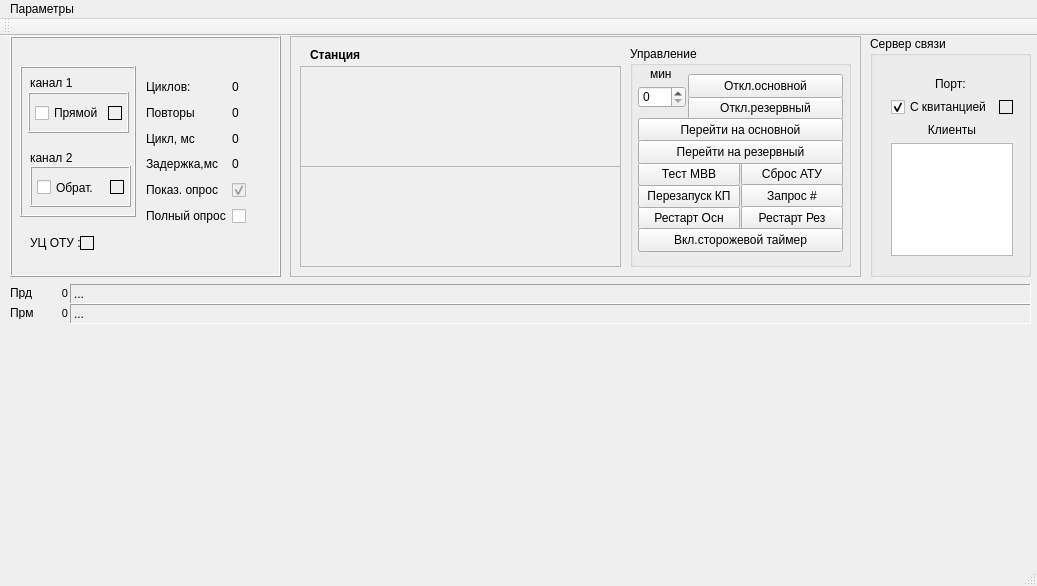
<?xml version="1.0" encoding="UTF-8"?>
<ui version="4.0">
 <class>MainWindow</class>
 <widget class="QMainWindow" name="MainWindow">
  <property name="geometry">
   <rect>
    <x>0</x>
    <y>0</y>
    <width>1037</width>
    <height>586</height>
   </rect>
  </property>
  <property name="sizePolicy">
   <sizepolicy hsizetype="Preferred" vsizetype="Preferred">
    <horstretch>0</horstretch>
    <verstretch>0</verstretch>
   </sizepolicy>
  </property>
  <property name="minimumSize">
   <size>
    <width>1037</width>
    <height>586</height>
   </size>
  </property>
  <property name="maximumSize">
   <size>
    <width>1037</width>
    <height>586</height>
   </size>
  </property>
  <property name="windowTitle">
   <string>ДЦ &quot;ЮГ&quot; на базе КП КРУГ. Станция связи</string>
  </property>
  <widget class="QWidget" name="centralWidget">
   <widget class="QFrame" name="frame">
    <property name="geometry">
     <rect>
      <x>10</x>
      <y>0</y>
      <width>271</width>
      <height>241</height>
     </rect>
    </property>
    <property name="frameShape">
     <enum>QFrame::Box</enum>
    </property>
    <property name="frameShadow">
     <enum>QFrame::Raised</enum>
    </property>
    <widget class="QFrame" name="frame_7">
     <property name="geometry">
      <rect>
       <x>10</x>
       <y>30</y>
       <width>116</width>
       <height>151</height>
      </rect>
     </property>
     <property name="frameShape">
      <enum>QFrame::Box</enum>
     </property>
     <property name="frameShadow">
      <enum>QFrame::Raised</enum>
     </property>
     <widget class="QLabel" name="label_4">
      <property name="geometry">
       <rect>
        <x>10</x>
        <y>84</y>
        <width>101</width>
        <height>16</height>
       </rect>
      </property>
      <property name="text">
       <string>канал 2</string>
      </property>
     </widget>
     <widget class="QLabel" name="label_3">
      <property name="geometry">
       <rect>
        <x>10</x>
        <y>9</y>
        <width>101</width>
        <height>16</height>
       </rect>
      </property>
      <property name="text">
       <string>канал 1</string>
      </property>
     </widget>
     <widget class="QFrame" name="frame_6">
      <property name="geometry">
       <rect>
        <x>10</x>
        <y>100</y>
        <width>101</width>
        <height>41</height>
       </rect>
      </property>
      <property name="frameShape">
       <enum>QFrame::Box</enum>
      </property>
      <property name="frameShadow">
       <enum>QFrame::Raised</enum>
      </property>
      <widget class="QLed" name="label_mainCOM4">
       <property name="geometry">
        <rect>
         <x>80</x>
         <y>14</y>
         <width>14</width>
         <height>14</height>
        </rect>
       </property>
       <property name="sizePolicy">
        <sizepolicy hsizetype="Fixed" vsizetype="Fixed">
         <horstretch>0</horstretch>
         <verstretch>0</verstretch>
        </sizepolicy>
       </property>
       <property name="frameShape">
        <enum>QFrame::Panel</enum>
       </property>
       <property name="text">
        <string/>
       </property>
      </widget>
      <widget class="QCheckBox" name="checkBox_Rsrv">
       <property name="geometry">
        <rect>
         <x>7</x>
         <y>13</y>
         <width>70</width>
         <height>17</height>
        </rect>
       </property>
       <property name="text">
        <string>Обрат.</string>
       </property>
      </widget>
     </widget>
     <widget class="QFrame" name="frame_5">
      <property name="geometry">
       <rect>
        <x>8</x>
        <y>26</y>
        <width>101</width>
        <height>41</height>
       </rect>
      </property>
      <property name="sizePolicy">
       <sizepolicy hsizetype="Fixed" vsizetype="Fixed">
        <horstretch>0</horstretch>
        <verstretch>0</verstretch>
       </sizepolicy>
      </property>
      <property name="frameShape">
       <enum>QFrame::Box</enum>
      </property>
      <property name="frameShadow">
       <enum>QFrame::Raised</enum>
      </property>
      <widget class="QLed" name="label_mainCOM3">
       <property name="geometry">
        <rect>
         <x>80</x>
         <y>14</y>
         <width>14</width>
         <height>14</height>
        </rect>
       </property>
       <property name="sizePolicy">
        <sizepolicy hsizetype="Fixed" vsizetype="Fixed">
         <horstretch>0</horstretch>
         <verstretch>0</verstretch>
        </sizepolicy>
       </property>
       <property name="frameShape">
        <enum>QFrame::Panel</enum>
       </property>
       <property name="text">
        <string/>
       </property>
      </widget>
      <widget class="QCheckBox" name="checkBox_Main">
       <property name="geometry">
        <rect>
         <x>7</x>
         <y>13</y>
         <width>70</width>
         <height>16</height>
        </rect>
       </property>
       <property name="text">
        <string>Прямой</string>
       </property>
      </widget>
     </widget>
    </widget>
    <widget class="QLabel" name="label_12">
     <property name="geometry">
      <rect>
       <x>20</x>
       <y>197</y>
       <width>51</width>
       <height>20</height>
      </rect>
     </property>
     <property name="text">
      <string>УЦ ОТУ :</string>
     </property>
    </widget>
    <widget class="QLed" name="label_OTU">
     <property name="geometry">
      <rect>
       <x>70</x>
       <y>200</y>
       <width>14</width>
       <height>14</height>
      </rect>
     </property>
     <property name="sizePolicy">
      <sizepolicy hsizetype="Fixed" vsizetype="Fixed">
       <horstretch>0</horstretch>
       <verstretch>0</verstretch>
      </sizepolicy>
     </property>
     <property name="frameShape">
      <enum>QFrame::Panel</enum>
     </property>
     <property name="text">
      <string/>
     </property>
    </widget>
    <widget class="QWidget" name="layoutWidget">
     <property name="geometry">
      <rect>
       <x>130</x>
       <y>30</y>
       <width>131</width>
       <height>171</height>
      </rect>
     </property>
     <layout class="QGridLayout" name="gridLayout_2">
      <property name="leftMargin">
       <number>6</number>
      </property>
      <item row="0" column="0">
       <widget class="QLabel" name="label">
        <property name="font">
         <font>
          <pointsize>9</pointsize>
         </font>
        </property>
        <property name="text">
         <string>Циклов:</string>
        </property>
       </widget>
      </item>
      <item row="0" column="1">
       <widget class="QLabel" name="label_cycles">
        <property name="font">
         <font>
          <pointsize>9</pointsize>
         </font>
        </property>
        <property name="text">
         <string>0</string>
        </property>
       </widget>
      </item>
      <item row="1" column="0">
       <widget class="QLabel" name="label_5">
        <property name="font">
         <font>
          <pointsize>9</pointsize>
         </font>
        </property>
        <property name="text">
         <string>Повторы</string>
        </property>
       </widget>
      </item>
      <item row="1" column="1">
       <widget class="QLabel" name="label_6">
        <property name="font">
         <font>
          <pointsize>9</pointsize>
         </font>
        </property>
        <property name="text">
         <string>0</string>
        </property>
       </widget>
      </item>
      <item row="2" column="0">
       <widget class="QLabel" name="label_7">
        <property name="font">
         <font>
          <pointsize>9</pointsize>
         </font>
        </property>
        <property name="text">
         <string>Цикл, мс</string>
        </property>
       </widget>
      </item>
      <item row="2" column="1">
       <widget class="QLabel" name="label_time">
        <property name="font">
         <font>
          <pointsize>9</pointsize>
         </font>
        </property>
        <property name="text">
         <string>0</string>
        </property>
       </widget>
      </item>
      <item row="3" column="0">
       <widget class="QLabel" name="label_9">
        <property name="font">
         <font>
          <pointsize>9</pointsize>
         </font>
        </property>
        <property name="text">
         <string>Задержка,мс</string>
        </property>
       </widget>
      </item>
      <item row="3" column="1">
       <widget class="QLabel" name="label_10">
        <property name="font">
         <font>
          <pointsize>9</pointsize>
         </font>
        </property>
        <property name="text">
         <string>0</string>
        </property>
       </widget>
      </item>
      <item row="4" column="0">
       <widget class="QLabel" name="label_11">
        <property name="font">
         <font>
          <pointsize>9</pointsize>
         </font>
        </property>
        <property name="text">
         <string>Показ. опрос</string>
        </property>
       </widget>
      </item>
      <item row="4" column="1">
       <widget class="QCheckBox" name="checkBox_3">
        <property name="enabled">
         <bool>false</bool>
        </property>
        <property name="sizePolicy">
         <sizepolicy hsizetype="Preferred" vsizetype="Preferred">
          <horstretch>0</horstretch>
          <verstretch>0</verstretch>
         </sizepolicy>
        </property>
        <property name="text">
         <string/>
        </property>
        <property name="checkable">
         <bool>true</bool>
        </property>
        <property name="checked">
         <bool>true</bool>
        </property>
       </widget>
      </item>
      <item row="5" column="0">
       <widget class="QLabel" name="label_13">
        <property name="font">
         <font>
          <pointsize>9</pointsize>
         </font>
        </property>
        <property name="text">
         <string>Полный опрос</string>
        </property>
       </widget>
      </item>
      <item row="5" column="1">
       <widget class="QCheckBox" name="checkBox_Full">
        <property name="enabled">
         <bool>true</bool>
        </property>
        <property name="sizePolicy">
         <sizepolicy hsizetype="Preferred" vsizetype="Preferred">
          <horstretch>0</horstretch>
          <verstretch>0</verstretch>
         </sizepolicy>
        </property>
        <property name="text">
         <string/>
        </property>
        <property name="checked">
         <bool>false</bool>
        </property>
       </widget>
      </item>
     </layout>
    </widget>
   </widget>
   <widget class="QLabel" name="label_Snd">
    <property name="geometry">
     <rect>
      <x>70</x>
      <y>248</y>
      <width>961</width>
      <height>20</height>
     </rect>
    </property>
    <property name="font">
     <font>
      <pointsize>9</pointsize>
     </font>
    </property>
    <property name="frameShape">
     <enum>QFrame::Panel</enum>
    </property>
    <property name="frameShadow">
     <enum>QFrame::Sunken</enum>
    </property>
    <property name="lineWidth">
     <number>1</number>
    </property>
    <property name="text">
     <string>...</string>
    </property>
   </widget>
   <widget class="QLabel" name="label_RCV">
    <property name="geometry">
     <rect>
      <x>70</x>
      <y>268</y>
      <width>961</width>
      <height>20</height>
     </rect>
    </property>
    <property name="font">
     <font>
      <pointsize>9</pointsize>
     </font>
    </property>
    <property name="frameShape">
     <enum>QFrame::Panel</enum>
    </property>
    <property name="frameShadow">
     <enum>QFrame::Sunken</enum>
    </property>
    <property name="lineWidth">
     <number>1</number>
    </property>
    <property name="text">
     <string>...</string>
    </property>
   </widget>
   <widget class="QLabel" name="label_48">
    <property name="geometry">
     <rect>
      <x>10</x>
      <y>250</y>
      <width>26</width>
      <height>13</height>
     </rect>
    </property>
    <property name="font">
     <font>
      <pointsize>9</pointsize>
     </font>
    </property>
    <property name="text">
     <string>Прд</string>
    </property>
   </widget>
   <widget class="QLabel" name="label_49">
    <property name="geometry">
     <rect>
      <x>10</x>
      <y>270</y>
      <width>26</width>
      <height>13</height>
     </rect>
    </property>
    <property name="font">
     <font>
      <pointsize>9</pointsize>
     </font>
    </property>
    <property name="text">
     <string>Прм</string>
    </property>
   </widget>
   <widget class="QLabel" name="label_cntsnd">
    <property name="geometry">
     <rect>
      <x>44</x>
      <y>251</y>
      <width>24</width>
      <height>13</height>
     </rect>
    </property>
    <property name="font">
     <font>
      <pointsize>8</pointsize>
     </font>
    </property>
    <property name="text">
     <string>0</string>
    </property>
    <property name="alignment">
     <set>Qt::AlignRight|Qt::AlignTrailing|Qt::AlignVCenter</set>
    </property>
   </widget>
   <widget class="QLabel" name="label_cntrcv">
    <property name="geometry">
     <rect>
      <x>44</x>
      <y>271</y>
      <width>24</width>
      <height>13</height>
     </rect>
    </property>
    <property name="font">
     <font>
      <pointsize>8</pointsize>
     </font>
    </property>
    <property name="text">
     <string>0</string>
    </property>
    <property name="alignment">
     <set>Qt::AlignRight|Qt::AlignTrailing|Qt::AlignVCenter</set>
    </property>
   </widget>
   <widget class="QWidget" name="layoutWidget_1">
    <property name="geometry">
     <rect>
      <x>10</x>
      <y>300</y>
      <width>1021</width>
      <height>221</height>
     </rect>
    </property>
    <layout class="QGridLayout" name="gridLayout_kp">
     <property name="leftMargin">
      <number>0</number>
     </property>
     <property name="topMargin">
      <number>0</number>
     </property>
     <property name="rightMargin">
      <number>0</number>
     </property>
     <property name="bottomMargin">
      <number>0</number>
     </property>
     <property name="horizontalSpacing">
      <number>3</number>
     </property>
     <property name="verticalSpacing">
      <number>4</number>
     </property>
    </layout>
   </widget>
   <widget class="QFrame" name="frame_8">
    <property name="geometry">
     <rect>
      <x>290</x>
      <y>0</y>
      <width>571</width>
      <height>241</height>
     </rect>
    </property>
    <property name="frameShape">
     <enum>QFrame::StyledPanel</enum>
    </property>
    <property name="frameShadow">
     <enum>QFrame::Raised</enum>
    </property>
    <widget class="FrameBM" name="frame_mainBM">
     <property name="geometry">
      <rect>
       <x>10</x>
       <y>30</y>
       <width>321</width>
       <height>101</height>
      </rect>
     </property>
     <property name="frameShape">
      <enum>QFrame::StyledPanel</enum>
     </property>
     <property name="frameShadow">
      <enum>QFrame::Raised</enum>
     </property>
    </widget>
    <widget class="FrameBM" name="frame_rsrvBM">
     <property name="geometry">
      <rect>
       <x>10</x>
       <y>130</y>
       <width>321</width>
       <height>101</height>
      </rect>
     </property>
     <property name="frameShape">
      <enum>QFrame::StyledPanel</enum>
     </property>
     <property name="frameShadow">
      <enum>QFrame::Raised</enum>
     </property>
    </widget>
    <widget class="QLabel" name="label_stName">
     <property name="geometry">
      <rect>
       <x>20</x>
       <y>10</y>
       <width>301</width>
       <height>17</height>
      </rect>
     </property>
     <property name="font">
      <font>
       <weight>75</weight>
       <bold>true</bold>
      </font>
     </property>
     <property name="text">
      <string>Станция</string>
     </property>
    </widget>
    <widget class="QGroupBox" name="groupBox">
     <property name="geometry">
      <rect>
       <x>340</x>
       <y>10</y>
       <width>221</width>
       <height>221</height>
      </rect>
     </property>
     <property name="title">
      <string>Управление</string>
     </property>
     <widget class="QSpinBox" name="spinBox">
      <property name="geometry">
       <rect>
        <x>8</x>
        <y>40</y>
        <width>48</width>
        <height>22</height>
       </rect>
      </property>
     </widget>
     <widget class="QPushButton" name="pushButtonResetMain">
      <property name="geometry">
       <rect>
        <x>8</x>
        <y>160</y>
        <width>102</width>
        <height>24</height>
       </rect>
      </property>
      <property name="text">
       <string>Рестарт Осн</string>
      </property>
     </widget>
     <widget class="QPushButton" name="pushButtonReset">
      <property name="geometry">
       <rect>
        <x>8</x>
        <y>138</y>
        <width>102</width>
        <height>24</height>
       </rect>
      </property>
      <property name="text">
       <string>Перезапуск КП</string>
      </property>
     </widget>
     <widget class="QPushButton" name="pushButtonTest">
      <property name="geometry">
       <rect>
        <x>8</x>
        <y>116</y>
        <width>102</width>
        <height>24</height>
       </rect>
      </property>
      <property name="text">
       <string>Тест МВВ</string>
      </property>
     </widget>
     <widget class="QPushButton" name="pushButtonATU">
      <property name="geometry">
       <rect>
        <x>111</x>
        <y>116</y>
        <width>102</width>
        <height>24</height>
       </rect>
      </property>
      <property name="text">
       <string>Сброс АТУ</string>
      </property>
     </widget>
     <widget class="QPushButton" name="pushButtonRsrvOff">
      <property name="geometry">
       <rect>
        <x>58</x>
        <y>50</y>
        <width>155</width>
        <height>24</height>
       </rect>
      </property>
      <property name="text">
       <string>Откл.резервный</string>
      </property>
     </widget>
     <widget class="QPushButton" name="pushButtonGetReconnect">
      <property name="geometry">
       <rect>
        <x>111</x>
        <y>138</y>
        <width>102</width>
        <height>24</height>
       </rect>
      </property>
      <property name="text">
       <string>Запрос #</string>
      </property>
     </widget>
     <widget class="QPushButton" name="pushButtonToMain">
      <property name="geometry">
       <rect>
        <x>8</x>
        <y>72</y>
        <width>205</width>
        <height>24</height>
       </rect>
      </property>
      <property name="text">
       <string>Перейти на основной</string>
      </property>
     </widget>
     <widget class="QPushButton" name="pushButtonMainOff">
      <property name="geometry">
       <rect>
        <x>58</x>
        <y>28</y>
        <width>155</width>
        <height>24</height>
       </rect>
      </property>
      <property name="text">
       <string>Откл.основной</string>
      </property>
     </widget>
     <widget class="QLabel" name="label_45">
      <property name="geometry">
       <rect>
        <x>20</x>
        <y>20</y>
        <width>31</width>
        <height>16</height>
       </rect>
      </property>
      <property name="text">
       <string>мин</string>
      </property>
     </widget>
     <widget class="QPushButton" name="pushButtonResetRsrv">
      <property name="geometry">
       <rect>
        <x>111</x>
        <y>160</y>
        <width>102</width>
        <height>24</height>
       </rect>
      </property>
      <property name="text">
       <string>Рестарт Рез</string>
      </property>
     </widget>
     <widget class="QPushButton" name="pushButtonToRsrv">
      <property name="geometry">
       <rect>
        <x>8</x>
        <y>94</y>
        <width>205</width>
        <height>24</height>
       </rect>
      </property>
      <property name="text">
       <string>Перейти на резервный</string>
      </property>
     </widget>
     <widget class="QPushButton" name="pushButtonWatchdog">
      <property name="geometry">
       <rect>
        <x>8</x>
        <y>182</y>
        <width>205</width>
        <height>24</height>
       </rect>
      </property>
      <property name="text">
       <string>Вкл.сторожевой таймер</string>
      </property>
     </widget>
    </widget>
   </widget>
   <widget class="QGroupBox" name="groupBox_2">
    <property name="geometry">
     <rect>
      <x>870</x>
      <y>0</y>
      <width>161</width>
      <height>241</height>
     </rect>
    </property>
    <property name="title">
     <string>Сервер связи</string>
    </property>
    <widget class="QWidget" name="layoutWidget_2">
     <property name="geometry">
      <rect>
       <x>10</x>
       <y>30</y>
       <width>144</width>
       <height>201</height>
      </rect>
     </property>
     <layout class="QVBoxLayout" name="verticalLayout">
      <item>
       <widget class="QLabel" name="label_port">
        <property name="text">
         <string>Порт: </string>
        </property>
        <property name="alignment">
         <set>Qt::AlignCenter</set>
        </property>
       </widget>
      </item>
      <item>
       <layout class="QHBoxLayout" name="horizontalLayout">
        <item>
         <widget class="QCheckBox" name="checkBox_ack">
          <property name="text">
           <string>С квитанцией</string>
          </property>
          <property name="checked">
           <bool>true</bool>
          </property>
         </widget>
        </item>
        <item>
         <widget class="QLed" name="label_ack">
          <property name="sizePolicy">
           <sizepolicy hsizetype="Minimum" vsizetype="Minimum">
            <horstretch>0</horstretch>
            <verstretch>0</verstretch>
           </sizepolicy>
          </property>
          <property name="minimumSize">
           <size>
            <width>14</width>
            <height>14</height>
           </size>
          </property>
          <property name="maximumSize">
           <size>
            <width>14</width>
            <height>14</height>
           </size>
          </property>
          <property name="frameShape">
           <enum>QFrame::Panel</enum>
          </property>
          <property name="text">
           <string/>
          </property>
         </widget>
        </item>
       </layout>
      </item>
      <item>
       <widget class="QLabel" name="label_8">
        <property name="text">
         <string>Клиенты</string>
        </property>
        <property name="alignment">
         <set>Qt::AlignCenter</set>
        </property>
       </widget>
      </item>
      <item>
       <widget class="QTableWidget" name="tableWidget">
        <property name="font">
         <font>
          <pointsize>8</pointsize>
         </font>
        </property>
       </widget>
      </item>
     </layout>
    </widget>
   </widget>
  </widget>
  <widget class="QMenuBar" name="menuBar">
   <property name="geometry">
    <rect>
     <x>0</x>
     <y>0</y>
     <width>1037</width>
     <height>20</height>
    </rect>
   </property>
   <widget class="QMenu" name="menu">
    <property name="title">
     <string>Параметры</string>
    </property>
    <addaction name="action_KP"/>
    <addaction name="action"/>
   </widget>
   <addaction name="menu"/>
  </widget>
  <widget class="QToolBar" name="mainToolBar">
   <attribute name="toolBarArea">
    <enum>TopToolBarArea</enum>
   </attribute>
   <attribute name="toolBarBreak">
    <bool>false</bool>
   </attribute>
  </widget>
  <widget class="QStatusBar" name="statusBar"/>
  <action name="action">
   <property name="text">
    <string>Настройка модемов</string>
   </property>
  </action>
  <action name="action_KP">
   <property name="text">
    <string>Состояние КП</string>
   </property>
  </action>
 </widget>
 <layoutdefault spacing="6" margin="11"/>
 <customwidgets>
  <customwidget>
   <class>QLed</class>
   <extends>QLabel</extends>
   <header>qled.h</header>
  </customwidget>
  <customwidget>
   <class>FrameBM</class>
   <extends>QFrame</extends>
   <header location="global">framebm.h</header>
   <container>1</container>
  </customwidget>
 </customwidgets>
 <resources/>
 <connections/>
</ui>
